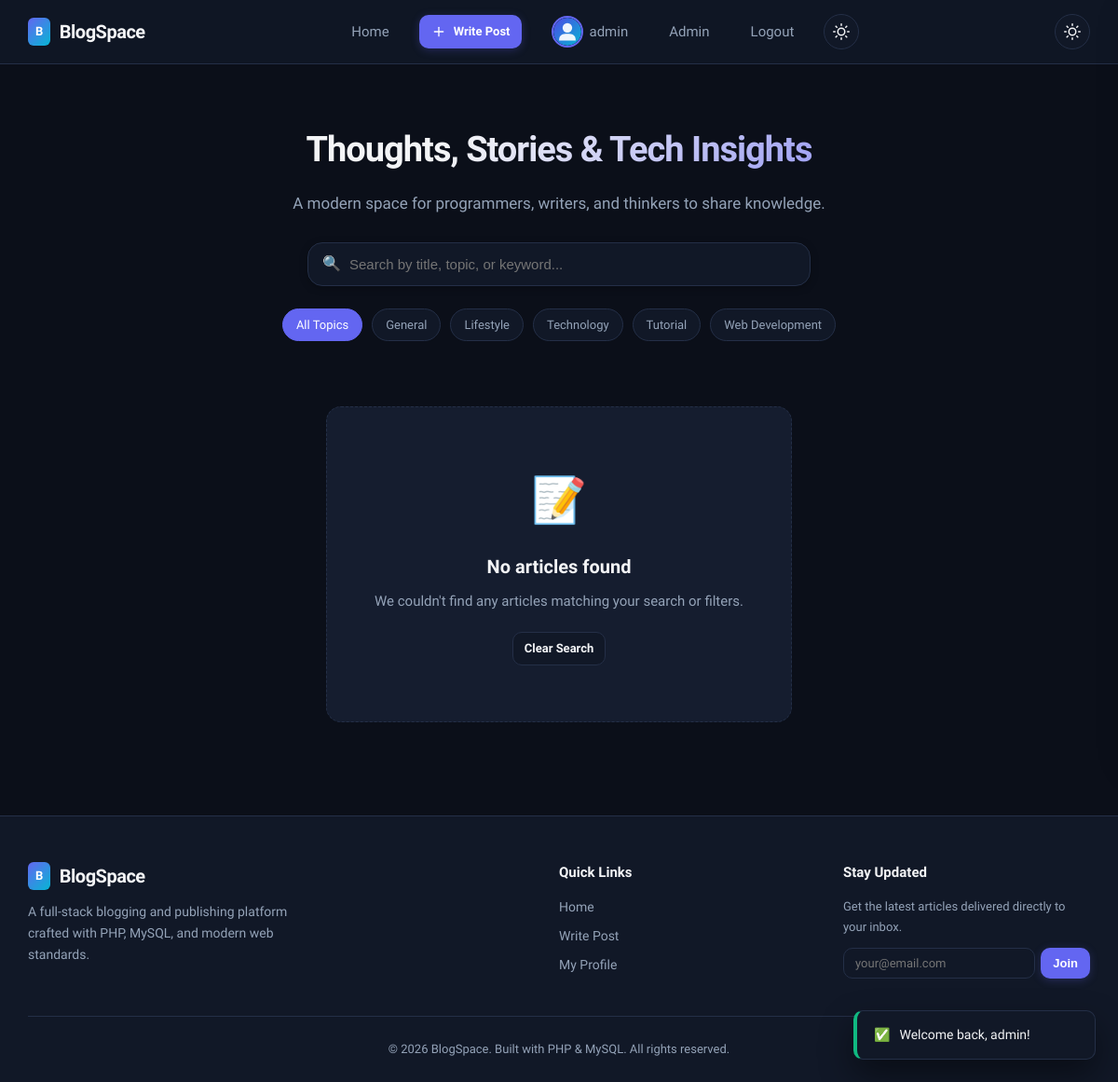
Screenshot of / (signed in) with the database file from the repository.
### tables this page shows
CREATE TABLE IF NOT EXISTS category (
  id INT AUTO_INCREMENT PRIMARY KEY,
  name VARCHAR(100) NOT NULL UNIQUE
);

### index.php (the view, shortened to what this page needs)
<?php
require_once __DIR__ . '/inc/db.php';
$perPage = 6;
$page = max(1, (int)($_GET['page'] ?? 1));
$offset = ($page - 1) * $perPage;
$search = trim($_GET['q'] ?? '');
$categoryId = !empty($_GET['category']) ? (int)$_GET['category'] : 0;
$tagFilter = trim($_GET['tag'] ?? '');
$where = [];
$joinSql = 'JOIN user u ON p.user_id = u.id LEFT JOIN category c ON p.category_id = c.id';
$whereSql = !empty($where) ? ('WHERE ' . implode(' AND ', $where)) : '';
$query = "SELECT DISTINCT p.*, u.username, u.profile_image, c.name AS category_name,
          (SELECT COUNT(*) FROM post_like WHERE post_id = p.id) AS likes_count
          FROM blogPost p $joinSql $whereSql
          ORDER BY p.created_at DESC
          LIMIT :limit OFFSET :offset";
$stmt = $pdo->prepare($query);
$stmt->bindValue(':limit', $perPage, PDO::PARAM_INT);
$stmt->bindValue(':offset', $offset, PDO::PARAM_INT);
$stmt->execute();
$posts = $stmt->fetchAll();
$categories = $pdo->query("SELECT * FROM category ORDER BY name ASC")->fetchAll();
require_once __DIR__ . '/inc/header.php';
?>
<section class="hero-section">
  <h1 class="hero-title">Thoughts, Stories &amp; Tech Insights</h1>
  <p class="hero-subtitle">A modern space for programmers, writers, and thinkers to share knowledge.</p>
  <form method="get" action="<?php echo BASE_URL; ?>index.php" class="search-box-wrapper">
    <span class="search-icon">🔍</span>
    <input type="text" name="q" class="search-input" placeholder="Search by title, topic, or keyword..." value="<?php echo htmlspecialchars($search); ?>">
  </form>
  <nav class="category-pills" aria-label="Category navigation">
    <a href="<?php echo BASE_URL; ?>index.php<?php echo $search !== '' ? '?q=' . urlencode($search) : ''; ?>"
       class="pill-item <?php echo ($categoryId === 0 && empty($tagFilter)) ? 'active' : ''; ?>">
       All Topics
    </a>
    <?php foreach ($categories as $cat): ?>
      <a href="<?php echo BASE_URL; ?>index.php?category=<?php echo $cat['id']; ?><?php echo $search !== '' ? '&q=' . urlencode($search) : ''; ?>"
         class="pill-item <?php echo ($categoryId === (int)$cat['id']) ? 'active' : ''; ?>">
         <?php echo htmlspecialchars($cat['name']); ?>
      </a>
    <?php endforeach; ?>
  </nav>
</section>
<?php if (empty($posts)): ?>
  <div class="empty-state">
    <div class="empty-state-icon">📝</div>
    <h3>No articles found</h3>
    <p>We couldn't find any articles matching your search or filters.</p>
    <a href="<?php echo BASE_URL; ?>index.php" class="btn btn-secondary btn-sm">Clear Search</a>
  </div>
<?php endif; ?>
<?php require_once __DIR__ . '/inc/footer.php'; ?>

### assets/css/styles.css (style rules this page uses)
:root { --bg: #0b0f19; --surface: #111827; --surface-hover: #1f2937; --card: #151d2f; --border: #242f47; --border-light: #2d3b59; --text: #f3f4f6; --text-muted: #94a3b8; --primary: #6366f1; --primary-hover: #4f46e5; --primary-glow: rgba(99, 102, 241, 0.25); --accent: #06b6d4; --danger: #f43f5e; --success: #10b981; --radius-sm: 6px; --radius-md: 10px; --radius-lg: 16px; --shadow-sm: 0 2px 8px rgba(0, 0, 0, 0.25); --shadow-md: 0 8px 24px rgba(0, 0, 0, 0.35); --shadow-lg: 0 16px 36px rgba(0, 0, 0, 0.45); --header-bg: rgba(17, 24, 39, 0.85); --code-bg: #0d121f; }
*, *::before, *::after { box-sizing: border-box; margin: 0; padding: 0; }
body { font-family: 'Plus Jakarta Sans', system-ui, -apple-system, sans-serif; background-color: var(--bg); color: var(--text); line-height: 1.65; font-size: 16px; min-height: 100vh; display: flex; flex-direction: column; transition: background-color 0.25s ease, color 0.25s ease; overflow-x: hidden; }
a { color: var(--primary); text-decoration: none; transition: color 0.2s ease; }
.btn { display: inline-flex; align-items: center; justify-content: center; gap: 8px; font-weight: 600; font-size: 14px; padding: 9px 18px; border-radius: var(--radius-md); cursor: pointer; border: 1px solid transparent; transition: all 0.2s ease; text-decoration: none; white-space: nowrap; }
.btn-secondary { background: var(--surface); color: var(--text); border-color: var(--border); }
.btn-sm { padding: 6px 12px; font-size: 13px; }
.hero-section { text-align: center; margin-bottom: 40px; padding: 30px 10px; }
.hero-title { font-size: 38px; font-weight: 800; letter-spacing: -1px; margin-bottom: 12px; background: linear-gradient(135deg, var(--text) 40%, var(--primary)); -webkit-background-clip: text; -webkit-text-fill-color: transparent; }
.hero-subtitle { color: var(--text-muted); font-size: 17px; max-width: 600px; margin: 0 auto 28px; }
.search-box-wrapper { max-width: 540px; margin: 0 auto; position: relative; }
.search-input { width: 100%; padding: 14px 20px 14px 44px; border-radius: var(--radius-lg); border: 1px solid var(--border); background: var(--surface); color: var(--text); font-size: 15px; outline: none; box-shadow: var(--shadow-sm); transition: all 0.2s ease; }
.search-icon { position: absolute; left: 16px; top: 50%; transform: translateY(-50%); color: var(--text-muted); pointer-events: none; }
.category-pills { display: flex; align-items: center; justify-content: center; gap: 10px; flex-wrap: wrap; margin-top: 24px; }
.pill-item { padding: 6px 14px; border-radius: 9999px; font-size: 13px; font-weight: 500; background: var(--surface); border: 1px solid var(--border); color: var(--text-muted); transition: all 0.2s ease; }
.pill-item:hover, .pill-item.active { background: var(--primary); border-color: var(--primary); color: #ffffff; }
.empty-state { text-align: center; padding: 60px 20px; background: var(--card); border: 1px dashed var(--border); border-radius: var(--radius-lg); margin: 40px auto; max-width: 500px; }
.empty-state-icon { font-size: 48px; color: var(--text-muted); margin-bottom: 16px; }
.empty-state h3 { font-size: 20px; font-weight: 700; margin-bottom: 8px; }
.empty-state p { color: var(--text-muted); font-size: 15px; margin-bottom: 20px; }

### rows the page displays
category: name "General"
category: name "Lifestyle"
category: name "Technology"
category: name "Tutorial"
category: name "Web Development"

### other values shown
SITE_NAME "BlogSpace"
$_SESSION['user']['username'] "admin"
